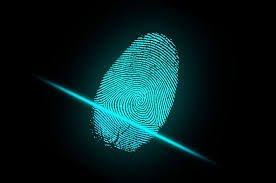
#> input picture img.jpg, 276 x 183 px
$ python -i bezier_surface.py   (imports and definitions only)   (older library calls are emulated)
#> lines starting #> are read from the running program, lines starting #| are printed output that depends on the picture
"""
Bézier Surface Modeling for Contactless Fingerprint Verification
================================================================
Implements the CL2CB paper pipeline steps 2-3:
  Step 2 – Bézier Surface Modeling (3D parametric surface from control points)
  Step 3 – 3D-to-2D Projection (modeling → view → projection → viewport)

References:
  - Bernstein basis polynomials: B_{i,n}(t) = C(n,i) * t^i * (1-t)^(n-i)
  - Bézier surface: S(u,v) = ΣΣ B_{i,m}(u) * B_{j,n}(v) * P_{i,j}
"""

import numpy as np
import cv2
from scipy.special import comb
from PIL import Image


# 1.  Bernstein Basis Polynomials


def bernstein_poly(i: int, n: int, t: np.ndarray) -> np.ndarray:
    """
    Compute the i-th Bernstein basis polynomial of degree n at parameter t.
    B_{i,n}(t) = C(n, i) * t^i * (1 - t)^(n - i)
    """
    return comb(n, i, exact=True) * (t ** i) * ((1.0 - t) ** (n - i))


# 2.  Bézier Surface Evaluation


def bezier_surface(control_points: np.ndarray,
                   num_u: int = 50,
                   num_v: int = 50) -> np.ndarray:
    """
    Evaluate a Bézier surface patch.

    Parameters
    ----------
    control_points : ndarray of shape (m+1, n+1, 3)
        Grid of 3D control points  P_{i,j} = (x, y, z).
    num_u, num_v : int
        Number of evaluation samples along u and v directions.

    Returns
    -------
    surface : ndarray of shape (num_u, num_v, 3)
        Evaluated (x, y, z) surface coordinates.
    """
    m = control_points.shape[0] - 1  # degree in u
    n = control_points.shape[1] - 1  # degree in v

    u = np.linspace(0.0, 1.0, num_u)
    v = np.linspace(0.0, 1.0, num_v)

    # Pre-compute Bernstein coefficients  ─────────────
    Bu = np.array([bernstein_poly(i, m, u) for i in range(m + 1)])  # (m+1, num_u)
    Bv = np.array([bernstein_poly(j, n, v) for j in range(n + 1)])  # (n+1, num_v)

    # S(u,v) = Σ_i Σ_j  B_{i,m}(u) * B_{j,n}(v) * P_{i,j}
    # Efficient tensor computation:
    #   Bu.T  → (num_u, m+1)
    #   Bv    → (n+1 , num_v)
    #   control_points → (m+1, n+1, 3)
    # result → (num_u, num_v, 3)
    surface = np.einsum('ui,ij k,jv->uvk', Bu.T, control_points, Bv)

    return surface


# 3.  Fit Bézier Surface from Fingerprint Image


def _depth_map_from_image(gray: np.ndarray) -> np.ndarray:
    """
    Approximate a depth-like surface from a grayscale fingerprint image
    using Sobel gradient magnitudes (ridge topology proxy).
    """
    grad_x = cv2.Sobel(gray, cv2.CV_64F, 1, 0, ksize=5)
    grad_y = cv2.Sobel(gray, cv2.CV_64F, 0, 1, ksize=5)
    magnitude = np.sqrt(grad_x ** 2 + grad_y ** 2)

    # Normalize to [0, 1]  – peaks represent ridge locations
    magnitude = magnitude / (magnitude.max() + 1e-8)
    return magnitude


def fit_bezier_from_image(gray_img: np.ndarray,
                          grid_m: int = 6,
                          grid_n: int = 6,
                          eval_res: int = 100) -> dict:
    """
    Full Bézier surface fitting pipeline for a fingerprint image.

    Steps:
      1. Build a depth map from the grayscale image (gradient magnitude).
      2. Sample an (m×n) grid of control points from the depth map.
      3. Evaluate the Bézier surface.

    Parameters
    ----------
    gray_img  : 2-D uint8 ndarray (grayscale fingerprint)
    grid_m, grid_n : control-point grid dimensions
    eval_res  : number of evaluation points per axis

    Returns
    -------
    dict with keys:
      'control_points' : (grid_m, grid_n, 3)
      'surface'        : (eval_res, eval_res, 3)
      'depth_map'      : (H, W) normalized depth map
    """
    h, w = gray_img.shape[:2]
    depth = _depth_map_from_image(gray_img)

    # Sample control points on a regular grid
    rows = np.linspace(0, h - 1, grid_m, dtype=int)
    cols = np.linspace(0, w - 1, grid_n, dtype=int)

    control_points = np.zeros((grid_m, grid_n, 3), dtype=np.float64)
    for i, r in enumerate(rows):
        for j, c in enumerate(cols):
            control_points[i, j] = [c, r, depth[r, c]]

    # Evaluate surface
    surface = bezier_surface(control_points, num_u=eval_res, num_v=eval_res)

    return {
        'control_points': control_points,
        'surface': surface,
        'depth_map': depth,
    }


# 4.  3D-to-2D Perspective Projection Pipeline


def _build_projection_matrices(image_w: int, image_h: int,
                                fov_deg: float = 60.0,
                                z_near: float = 0.1,
                                z_far: float = 1000.0):
    """
    Construct the classic 3-stage projection matrices:
      Model-View  →  Perspective Projection  →  Viewport Mapping
    """
    # --- Model-View (identity – camera at origin looking down -Z) ---
    model_view = np.eye(4, dtype=np.float64)

    # --- Perspective Projection (symmetric frustum) ---
    aspect = image_w / image_h
    fov_rad = np.deg2rad(fov_deg)
    f = 1.0 / np.tan(fov_rad / 2.0)

    proj = np.zeros((4, 4), dtype=np.float64)
    proj[0, 0] = f / aspect
    proj[1, 1] = f
    proj[2, 2] = (z_far + z_near) / (z_near - z_far)
    proj[2, 3] = (2.0 * z_far * z_near) / (z_near - z_far)
    proj[3, 2] = -1.0

    # --- Viewport Mapping ---
    viewport = np.array([
        [image_w / 2, 0, 0, image_w / 2],
        [0, image_h / 2, 0, image_h / 2],
        [0, 0, 0.5, 0.5],
        [0, 0, 0, 1],
    ], dtype=np.float64)

    return model_view, proj, viewport


def project_3d_to_2d(surface: np.ndarray,
                     image_size: tuple = (256, 256)) -> np.ndarray:
    """
    Project a 3D Bézier surface to a 2D image via the full rendering pipeline:
      modeling transformation → view transformation →
      perspective projection → viewport mapping.

    Parameters
    ----------
    surface    : (U, V, 3) array of (x, y, z) surface points
    image_size : (width, height) of the output 2D image

    Returns
    -------
    projected_2d : (U*V, 2) array of 2D pixel coordinates
    output_image : (height, width) uint8 projected fingerprint image
    """
    w, h = image_size
    mv, proj, vp = _build_projection_matrices(w, h)

    U, V, _ = surface.shape
    pts = surface.reshape(-1, 3)

    # Center the surface and push back along Z for the camera
    centroid = pts.mean(axis=0)
    pts_centered = pts - centroid
    z_offset = max(pts_centered[:, :2].max(), abs(pts_centered[:, :2].min())) * 2.5
    pts_centered[:, 2] -= z_offset  # push into -Z

    # Homogeneous coordinates (N, 4)
    ones = np.ones((pts_centered.shape[0], 1))
    pts_h = np.hstack([pts_centered, ones])

    # Pipeline:  Viewport × Projection × ModelView × point
    M = vp @ proj @ mv
    projected = (M @ pts_h.T).T  # (N, 4)

    # Perspective divide
    w_clip = projected[:, 3:4]
    w_clip[w_clip == 0] = 1e-8
    ndc = projected[:, :3] / w_clip

    coords_2d = ndc[:, :2].astype(np.float64)

    # Render into an image
    output = np.zeros((h, w), dtype=np.uint8)
    z_vals = surface.reshape(-1, 3)[:, 2]
    z_norm = ((z_vals - z_vals.min()) / (z_vals.max() - z_vals.min() + 1e-8) * 255).astype(np.uint8)

    for idx, (px, py) in enumerate(coords_2d):
        xi, yi = int(round(px)), int(round(py))
        if 0 <= xi < w and 0 <= yi < h:
            output[yi, xi] = max(output[yi, xi], z_norm[idx])

    # Slight dilation to fill gaps
    kernel = np.ones((3, 3), np.uint8)
    output = cv2.dilate(output, kernel, iterations=1)

    return coords_2d, output


# 5.  Convenience: end-to-end from image path


def process_fingerprint(image_path: str,
                        grid_m: int = 6,
                        grid_n: int = 6,
                        eval_res: int = 100,
                        output_size: tuple = (256, 256)) -> dict:
    """
    Run the full Bézier pipeline on a fingerprint image file.

    Returns dict with:
      'gray'            : original grayscale image
      'depth_map'       : gradient-based depth approximation
      'control_points'  : sampled control-point grid
      'surface'         : evaluated 3D Bézier surface
      'projected_coords': 2D projected coordinates
      'projected_image' : 2D output image after perspective projection
    """
#> called with image_path = 'img.jpg', grid_m = 6, grid_n = 6, eval_res = 100, output_size = (256, 256)
    img = cv2.imread(image_path, cv2.IMREAD_GRAYSCALE)
#> img: shape (183, 276); min 0, max 216, mean 23.7
    if img is None:
        raise FileNotFoundError(f"Cannot read image: {image_path}")

    img = cv2.resize(img, output_size)
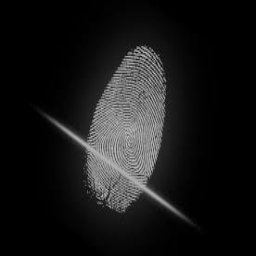
#> img: shape (256, 256); min 0, max 196, mean 23.7
    result = fit_bezier_from_image(img, grid_m, grid_n, eval_res)
#> in _depth_map_from_image, `grad_x = cv2.Sobel(gray, cv2.CV_64F, 1, 0, ksize=5)`:
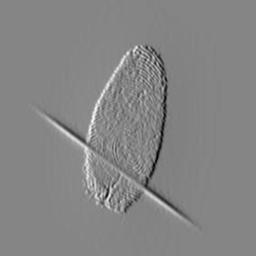
#> grad_x: shape (256, 256) float64; min -4592, max 4194, mean 0; drawn with min black and max white
#> in _depth_map_from_image, `grad_y = cv2.Sobel(gray, cv2.CV_64F, 0, 1, ksize=5)`:
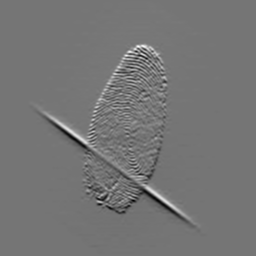
#> grad_y: shape (256, 256) float64; min -4068, max 4753, mean 0.1; drawn with min black and max white
#> in _depth_map_from_image, `magnitude = np.sqrt(grad_x ** 2 + grad_y ** 2)`:
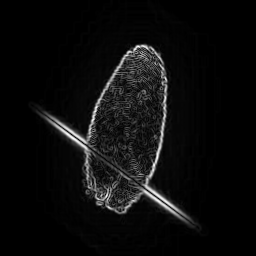
#> magnitude: shape (256, 256) float64; min 0, max 4827.7, mean 238.2; drawn with min black and max white
#> in bezier_surface, `surface = np.einsum('ui,ij k,jv->uvk', Bu.T, control_points, Bv)`:
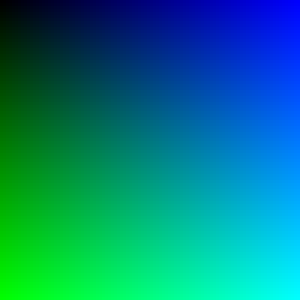
#> surface: shape (100, 100, 3) float64 (shown 3 times larger); mean of channels 0, 1, 2 127.5, 127.5, 0; drawn with min black and max white
#> result = 3 items

    coords, proj_img = project_3d_to_2d(result['surface'], output_size)
#> in project_3d_to_2d, `centroid = pts.mean(axis=0)`: centroid = [127.5, 127.5, 0.0359]
#> in project_3d_to_2d, `z_offset = max(pts_centered[:, :2].max(), abs(pts_centered[:, :2].min(..`: z_offset = 318.8
#> in project_3d_to_2d, `w_clip = projected[:, 3:4]`: w_clip = 10000 values, max 318.8 at index 0, min 318.7 at index 3751, mean 318.8
#> in project_3d_to_2d, `coords_2d = ndc[:, :2].astype(np.float64)`: coords_2d = 10000 pairs, first value 39.33 to 216.7, second value 39.33 to 216.7
#> in project_3d_to_2d, `z_vals = surface.reshape(-1, 3)[:, 2]`: z_vals = 10000 values, max 0.0882 at index 3751, min 0 at index 0, mean 0.0359
#> in project_3d_to_2d, `z_norm = ((z_vals - z_vals.min()) / (z_vals.max() - z_vals.min() + 1e-..`: z_norm = 10000 values, max 254 at index 3352, min 0 at index 0, mean 103.2
#> the loop in project_3d_to_2d, `for idx, (px, py) in enumerate(coords_2d):` made 10000 passes
#> (px, xi) on passes 1 to 3: (39.33, 39), (41.12, 41), (42.91, 43)
#> after the loop in project_3d_to_2d, `for idx, (px, py) in enumerate(coords_2d):`:
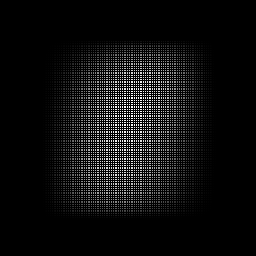
#> output: shape (256, 256); min 0, max 254, mean 15.7
#> in project_3d_to_2d, `output = cv2.dilate(output, kernel, iterations=1)`:
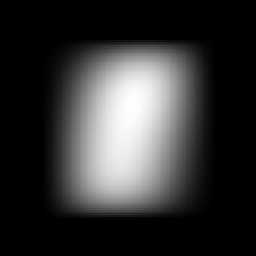
#> output: shape (256, 256); min 0, max 254, mean 51.7
#> coords has the same summary as coords_2d in project_3d_to_2d

    result['gray'] = img
    result['projected_coords'] = coords
    result['projected_image'] = proj_img
    return result

>>> result = process_fingerprint('img.jpg')
#> result = 6 items
